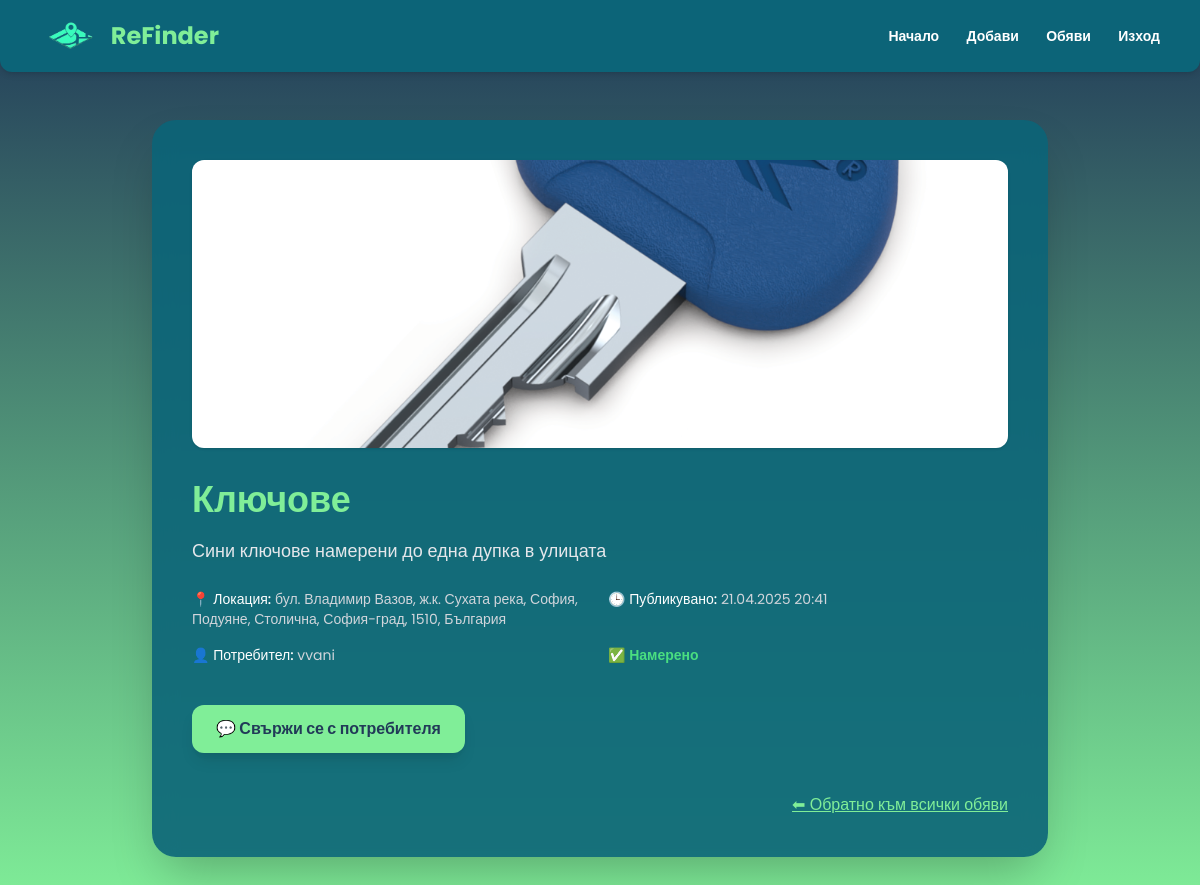
The page /ads/11/ on the database its author committed.
### ReFinds/models.py (models this page shows, shortened)
class Ad(models.Model):
    STATUS_CHOICES = [
        ('lost', 'Изгубено'),
        ('found', 'Намерено'),
    ]
    title = models.CharField(max_length=100)
    description = models.TextField(max_length=300)
    status = models.CharField(max_length=10, choices=STATUS_CHOICES, default='lost')
    image = models.ImageField(upload_to='ads_images/', blank=True, null=True)
    embedding = models.TextField(blank=True, null=True)  # JSON-сериализирана листа от числа
    location = models.CharField(max_length=225, blank=True)
    latitude = models.FloatField()
    longitude = models.FloatField()
    created_at = models.DateTimeField(auto_now_add=True)
    user = models.ForeignKey(User, on_delete=models.CASCADE)

### ReFinds/views.py (the view)
# urls.py: path('ads/<int:ad_id>/', views.ad_detail_view, name='ad_detail'),
def ad_detail_view(request, ad_id):
    ad = get_object_or_404(Ad, id=ad_id)
    return render(request, 'ad_detail.html', {'ad': ad})

### ReFinds/templates/ad_detail.html (shortened to what this page needs)
<!DOCTYPE html>
{% load static %}
<html lang="bg">
<head>
  <script src="https://cdn.tailwindcss.com"></script>
</head>
<body class="text-white min-h-screen flex flex-col">
  <nav class="flex justify-between items-center px-10 py-4 bg-[#0C6478] shadow-md sticky top-0 z-10 rounded-b-xl">
    <div class="flex items-center gap-3">
      <img src="{% static 'logo-removebg-preview.png' %}" alt="ReFinder Logo" class="h-10">
      <span class="text-2xl font-bold text-[#80EE98]">ReFinder</span>
    </div>
    <div class="space-x-6 text-sm font-semibold">
      <a href="{% url 'home' %}" class="hover:text-[#80EE98]">Начало</a>
      <a href="{% url 'listing' %}" class="hover:text-[#80EE98]">Добави</a>
      <a href="{% url 'ad_list' %}" class="hover:text-[#80EE98]">Обяви</a>
      <a href="{% url 'logout' %}" class="hover:text-[#80EE98]">Изход</a>
    </div>
  </nav>
  <main class="flex-grow flex justify-center py-12 px-4">
    <div class="w-full max-w-4xl bg-[#0C6478]/90 backdrop-blur-md p-10 rounded-3xl shadow-2xl fade-in">
      {% if ad.image %}
        <div class="rounded-xl overflow-hidden shadow mb-8">
          <img src="{{ ad.image.url }}" alt="Ad Image" class="w-full h-72 object-cover">
        </div>
      {% endif %}
      <h1 class="text-4xl font-extrabold text-[#80EE98] mb-4">{{ ad.title }}</h1>
      <p class="text-lg text-gray-200 mb-6 leading-relaxed">{{ ad.description }}</p>
      <div class="grid grid-cols-1 sm:grid-cols-2 gap-4 text-sm text-gray-300">
        <p>📍 <span class="text-white font-medium">Локация:</span> {{ ad.location }}</p>
        <p>🕒 <span class="text-white font-medium">Публикувано:</span> {{ ad.created_at|date:"d.m.Y H:i" }}</p>
        <p>👤 <span class="text-white font-medium">Потребител:</span> {{ ad.user.username }}</p>
        <p>
          {% if ad.status == 'lost' %}
            🛑 <span class="text-red-400 font-semibold">Изгубено</span>
          {% elif ad.status == 'found' %}
            ✅ <span class="text-green-400 font-semibold">Намерено</span>
          {% endif %}
        </p>
      </div>
      {% if request.user != ad.user %}
        <div class="mt-10">
          <a href="{% url 'start_chat' ad.user.id %}" class="inline-block bg-[#80EE98] text-[#213A58] font-bold px-6 py-3 rounded-xl hover:bg-[#46DFB1] transition-all shadow-lg">
            💬 Свържи се с потребителя
          </a>
        </div>
      {% endif %}
      <div class="mt-10 text-right">
        <a href="{% url 'ad_list' %}" class="text-[#80EE98] underline hover:text-[#46DFB1] transition">⬅ Обратно към всички обяви</a>
      </div>
    </div>
  </main>
</body>
</html>

### ReFinds/templates/ad_detail.html (style rules this page uses)
body { font-family: 'Poppins', sans-serif; background: linear-gradient(to bottom, #213A58, #80EE98); }
.fade-in { animation: fadeIn 0.6s ease-in-out both; }

### rows shown on the page
Ad: image (picture), title "Ключове", description "Сини ключове намерени до една дупка в улицата", location "бул. Владимир Вазов, ж.к. Сухата река, София, Подуяне, Столична, София-град, 1510, България", created_at "21.04.2025 20:41", user.username "vvani"
